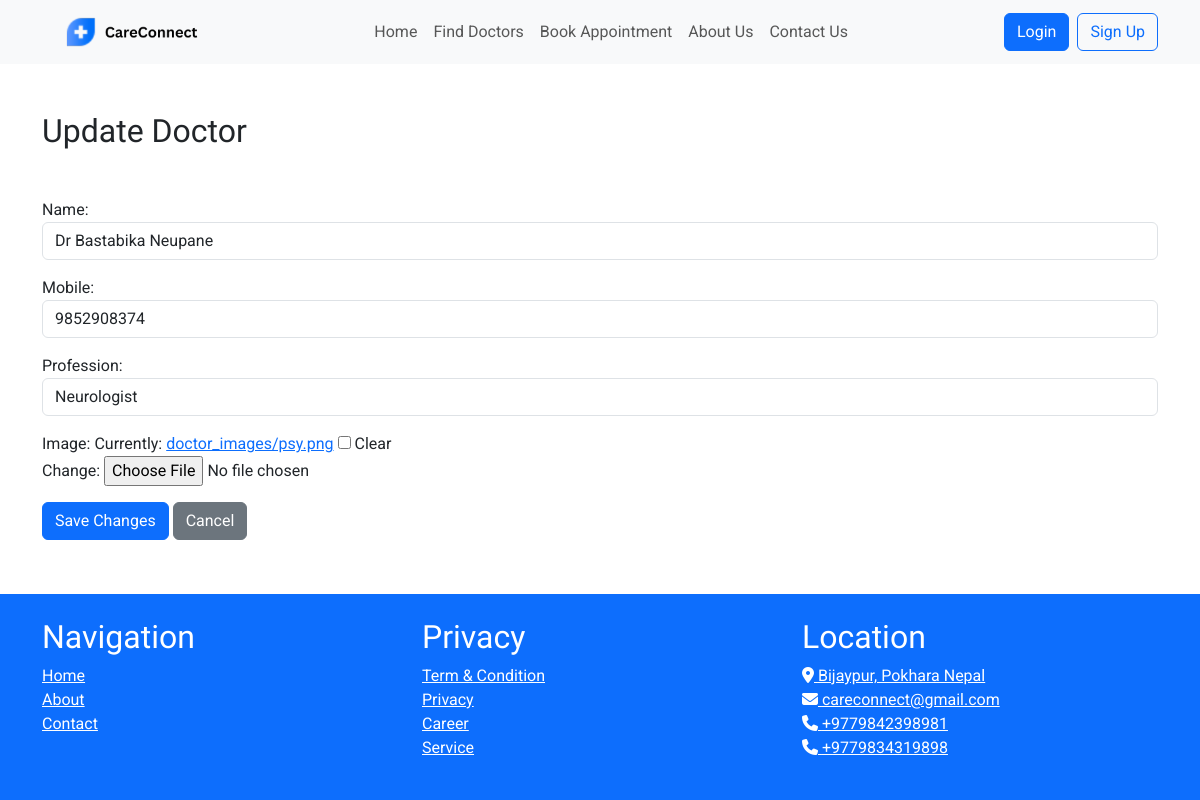
The page /doctors/update/1/ on the database its author committed.
### cms/models.py (models this page shows, shortened)
class StaticFile(models.Model):
    name = models.CharField(max_length=255)
    image = models.ImageField(upload_to='static_files/')

class Profession(models.Model):
    name = models.CharField(max_length=100)
    speciality = models.ForeignKey(Speciality, on_delete=models.CASCADE)
    def __str__(self):
        return self.name

### doctors/models.py (models this page shows, shortened)
class Doctor(models.Model):
    name = models.CharField(max_length=50)
    mobile = models.CharField(max_length=15)
    profession = models.ForeignKey(Profession, on_delete=models.CASCADE,null=True)
    image = models.ImageField(upload_to='doctor_images/', null=True, blank=True)

### doctors/views.py (the view)
# urls.py: path('update/<int:doctor_id>/', views.update_doctor, name='update_doctor'),
def update_doctor(request, doctor_id):
    doctor = get_object_or_404(Doctor, id=doctor_id)
    if request.method == 'POST':
        form = DoctorForm(request.POST, request.FILES, instance=doctor)
        if form.is_valid():
            form.save()
            messages.success(request, 'Doctor details updated successfully.')
            return redirect('doctor_list')
    else:
        form = DoctorForm(instance=doctor)
    return render(request, 'doctors/update_doctor.html', {'form': form, 'doctor': doctor})

### doctors/forms.py
class DoctorForm(forms.ModelForm):
    profession = forms.ModelChoiceField(queryset=Profession.objects.all(), empty_label="Select Profession", widget=forms.Select(attrs={'class': 'form-control'}))
    class Meta:
        model = Doctor
        fields = ['id', 'name', 'mobile', 'profession', 'image']
        widgets = {
            'id': forms.HiddenInput(attrs={'class': 'form-control'}),
            'name': forms.TextInput(attrs={'class': 'form-control', 'placeholder': 'Enter name'}),
            'mobile': forms.TextInput(attrs={'class': 'form-control', 'placeholder': 'Enter mobile'}),
            'image': forms.ClearableFileInput(attrs={'class': 'form-control-file'})
        }

### cms/context_processors.py (called while the page is built)
def logo_processor(request):
    logo = StaticFile.objects.filter(name='logo').first()
    return {
        'logo': logo,
    }

### templates/doctors/update_doctor.html (shortened to what this page needs)
{% extends 'cms/base.html' %}
{% block content %}
<div class="container my-5">
    <h2 class="my-5">Update Doctor</h2>
    <form method="post" enctype="multipart/form-data">
        {{ form.as_p }}
        <button type="submit" class="btn btn-primary">Save Changes</button>
        <a href="{% url 'doctor_list' %}" class="btn btn-secondary">Cancel</a>
    </form>
</div>
{% endblock %}

### templates/cms/base.html (shortened to what this page needs)
<!DOCTYPE html>
<html lang="en">
<head>
    {% load static %}
    <link href="https://cdn.jsdelivr.net/npm/bootstrap@5.3.3/dist/css/bootstrap.min.css" rel="stylesheet"
>
    <link href="{% static 'css/style.css' %}" rel="stylesheet">
</head>
<body class="d-flex flex-column min-vh-100">
    <header class="header_section sticky-top">
        <nav class="navbar navbar-expand-lg navbar-light bg-light">
            <div class="container">
                <a class="navbar-brand" href="/">
                    {% if logo %}
                    <img src="{{ logo.image.url }}" alt="केयरकनेक्ट" style="height: 38px;">
                    {% endif %}
                </a>
                <div class="offcanvas offcanvas-end" tabindex="-1" id="offcanvasNavbar"
                    aria-labelledby="offcanvasNavbarLabel">
                    <div class="offcanvas-body">
                        <ul class="navbar-nav mx-auto mt-2 mt-lg-0">
                            {% if user.is_authenticated %}
                            {% if request.user.is_staff %}
                            <li class="nav-item">
                                <a class="nav-link" href="{% url 'home' %}">Dashboard</a>
                            </li>
                            <li class="nav-item">
                                <div class="dropdown">
                                    <a class="nav-link dropdown-toggle" type="button" id="appointmentDropdown"
                                        data-bs-toggle="dropdown" aria-expanded="false">Appointments</a>
                                    <ul class="dropdown-menu" aria-labelledby="appointmentDropdown">
                                        <li><a class="dropdown-item" href="{% url 'appointment:appointment_list' %}">View
                                                Appointments</a></li>
                                        <li><a class="dropdown-item" href="{% url 'appointment:add_appointment' %}">Add
                                                Appointment</a>
                                        </li>
                                    </ul>
                                </div>
                            </li>
                            <li class="nav-item">
                                <div class="dropdown">
                                    <a class="nav-link dropdown-toggle" type="button" id="doctorDropdown"
                                        data-bs-toggle="dropdown" aria-expanded="false">Doctors</a>
                                    <ul class="dropdown-menu" aria-labelledby="doctorDropdown">
                                        <li><a class="dropdown-item" href="{% url 'doctor_list' %}">Doctor List</a></li>
                                        <li><a class="dropdown-item" href="{% url 'add_doctor' %}">Add Doctor</a></li>
                                    </ul>
                                </div>
                            </li>
                            <li class="nav-item">
                                <div class="dropdown">
                                    <a class="nav-link dropdown-toggle" type="button" id="patientDropdown"
                                        data-bs-toggle="dropdown" aria-expanded="false">Patients</a>
                                    <ul class="dropdown-menu" aria-labelledby="patientDropdown">
                                        <li><a class="dropdown-item" href="{% url 'patient_list' %}">Patient List</a>
                                        </li>
                                        <li><a class="dropdown-item" href="{% url 'add_patient' %}">Add Patient</a></li>
                                    </ul>
                                </div>
                            </li>
                            <li class="nav-item">
                                <div class="dropdown">
                                    <a class="nav-link dropdown-toggle" type="button" id="specialtyDropdown"
                                        data-bs-toggle="dropdown" aria-expanded="false">Specialty</a>
                                    <ul class="dropdown-menu" aria-labelledby="specialtyDropdown">
                                        <li><a class="dropdown-item" href="{% url 'specialty_list' %}">Specialty
                                                List</a>
                                        </li>
                                        <li><a class="dropdown-item" href="{% url 'add_specialty' %}">Add Specialty</a>
                                        </li>
                                    </ul>
                                </div>
                            </li>
                            {% else %}
                            <li class="nav-item">
                                <a class="nav-link" href="{% url 'index' %}">Home</a>
                            </li>
                            <li class="nav-item">
                                <a class="nav-link" href="{% url 'find_doctors' %}">Find Doctors</a>
                            </li>
                            {% if request.user.is_authenticated %}
                            {% with request.user.patient as patient %}
                            {% if patient %}
                            {% with patient.appointments.all as appointments %}
                            {% if appointments.count > 0 %}
                            <li class="nav-item">
                                <a class="nav-link" href="{% url 'appointment:book_another_appointment' %}">Book Another
                                    Appointment</a>
                            </li>
                            {% else %}
                            <li class="nav-item">
                                <a class="nav-link" href="{% url 'appointment:book_appointment' %}">Book Appointment</a>
                            </li>
                            {% endif %}
                            {% endwith %}
                            {% else %}
                            <li class="nav-item">
                                <a class="nav-link" href="{% url 'appointment:book_appointment' %}">Book Appointment</a>
                            </li>
                            {% endif %}
                            {% endwith %}
                            {% else %}
                            <li class="nav-item">
                                <a class="nav-link" href="{% url 'login' %}">Login to Book Appointment</a>
                            </li>
                            {% endif %}
                            <li class="nav-item">
                                <a class="nav-link" href="{% url 'about_us' %}">About Us</a>
                            </li>
                            <li class="nav-item">
                                <a class="nav-link" href="{% url 'contact_us' %}">Contact Us</a>
                            </li>
                            {% endif %}
                            {% else %}
                            <li class="nav-item">
                                <a class="nav-link" href="{% url 'index' %}">Home</a>
                            </li>
                            <li class="nav-item">
                                <a class="nav-link" href="{% url 'find_doctors' %}">Find Doctors</a>
                            </li>
                            <li class="nav-item">
                                <a class="nav-link" href="{% url 'login' %}">
                                    <span class="nav-link-text"
                                        onclick="alert('Please login or register to book an appointment.')">Book
                                        Appointment</span>
                                </a>
                            </li>
                            <li class="nav-item">
                                <a class="nav-link" href="{% url 'about_us' %}">About Us</a>
                            </li>
                            <li class="nav-item">
                                <a class="nav-link" href="{% url 'contact_us' %}">Contact Us</a>
                            </li>
                            {% endif %}
                        </ul>
                        <div class="ml-auto d-flex align-items-center">
                            {% if user.is_authenticated %}
                            <a href="{% url 'profile' %}" class="btn btn-outline-success rounded-pill mx-2">Profile</a>
                            {% if user.is_staff %}
                            <form method="POST" action="{% url 'logout_admin' %}" class="mb-0">
                                {% csrf_token %}
                                <button type="submit" class="btn btn-primary my-2 my-sm-0 mr-2">Logout</button>
                            </form>
                            {% else %}
                            <form method="POST" action="{% url 'logout_user' %}" class="mb-0">
                                {% csrf_token %}
                                <button type="submit" class="btn btn-primary my-2 my-sm-0 mr-2">Logout</button>
                            </form>
                            {% endif %}
                            {% else %}
                            <form method="POST" action="{% url 'login' %}" class="mb-0">
                                <button type="submit" class="btn btn-primary my-2 my-sm-0 mx-2">Login</button>
                            </form>
                            <a href="{% url 'register' %}" class="btn btn-outline-primary my-2 my-sm-0">Sign Up</a>
                            {% endif %}
                        </div>
                    </div>
                </div>
            </div>
        </nav>
    </header>
    <main class="main flex-grow-1">
        {% block content %}
        {% endblock %}
    </main>
    <footer class="bg-primary text-white py-4">
        <div class="container">
            <div class="row">
                <div class="col-md-4">
                    <div class="sitemap">
                        <h2>Navigation</h2>
                        <ul class="list-unstyled">
                            <li><a href="{% url 'home'%}" class="text-white">Home</a></li>
                            <li><a href="{% url 'about_us'%}" class="text-white">About</a></li>
                            <li><a href="{% url 'contact_us'%}" onclick="" class="text-white">Contact</a></li>
                        </ul>
                    </div>
                </div>
                <div class="col-md-4">
                    <div class="privacy">
                        <h2>Privacy</h2>
                        <ul class="list-unstyled">
                            <li><a href="#" class="text-white">Term & Condition</a></li>
                            <li><a href="#" class="text-white">Privacy</a></li>
                            <li><a href="#" class="text-white">Career</a></li>
                            <li><a href="#" class="text-white">Service</a></li>
                        </ul>
                    </div>
                </div>
                <div class="col-md-4">
                    <div class="location">
                        <h2>Location</h2>
                        <ul class="list-unstyled" id="list">
                            <li><a href="#" class="text-white"><i class="fas fa-map-marker-alt"></i> Bijaypur, Pokhara
                                    Nepal</a></li>
                            <li><a href="mailto:careconnect@gmail.com" class="text-white"><i
                                        class="fas fa-envelope"></i> careconnect@gmail.com</a>
                            </li>
                            <li><a href="tel:9842398981" class="text-white"><i class="fas fa-phone"></i>
                                    +9779842398981</a></li>
                            <li><a href="tel:9834319898" class="text-white"><i class="fas fa-phone"></i>
                                    +9779834319898</a></li>
                        </ul>
                    </div>
                </div>
            </div>
        </div>
    </footer>
</html>

### static/css/style.css (style rules this page uses)
body { font-family: 'Roboto', sans-serif; }
h1, h2, h3 { font-family: 'Varela Round', sans-serif; }

### templates/cms/base.html (style rules this page uses)
body { font-family: 'Roboto', sans-serif; display: flex; flex-direction: column; min-height: 100vh; }
.main { flex: 1; }
h1, h2, h3 { font-family: 'Varela Round', sans-serif; }

### rows shown on the page
StaticFile: image (picture)
Doctor: name "Dr Bastabika Neupane", mobile "9852908374", profession "Neurologist"
